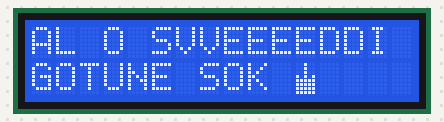
A sketch run on a simulated Arduino Uno, built with avr-gcc and run on an emulated ATmega328P. Shown: 16×2 character LCD.

Above: at 0.1 s.
At 1.1 s:
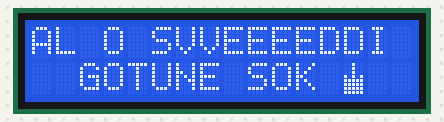
At 2.1 s:
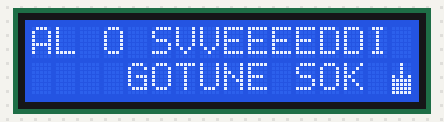
At 4.6 s:
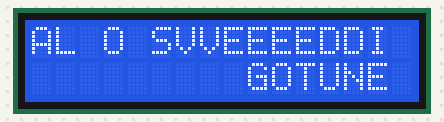
At 6.6 s:
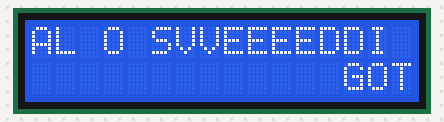
At 9.2 s:
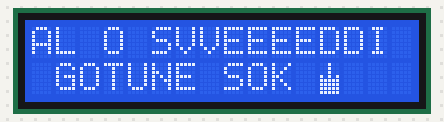

The sketch:

lcd.ino
```cpp
#include<LiquidCrystal.h>
LiquidCrystal lcd(8,9,4,5,6,7);
byte parmak[8] = {
    B00100,
    B00100,
    B00100,
    B10101,
    B11111,
    B11111,
    B11111,
    B11111,
  };
void setup() {
  // put your setup code here, to run once:
  lcd.begin(16,2);
  lcd.createChar(0,parmak);
}

void loop() {

int i;
lcd.setCursor(0,0);
lcd.print("AL O SVVEEEEDDI"); // İstediğinizi yazabilirsiniz. Tabi 16 karakter den küçük olmalı...
for(i=0; i<17; i++)
{
lcd.setCursor(i,1);
lcd.print("GOTUNE SOK ");// İstediğinizi yazabilirsiniz. Tabi 16 karakter den küçük olmalı...
lcd.write(byte(0));
delay(500);
lcd.setCursor(i,1);
lcd.print(" ");
}
}
```

Measured:
- by itself, everything shown: repeats every 8.5 s, in 17 steps
- what the display in image 1 shows lasts 0.5 s, from 1.1 s to 1.6 s
